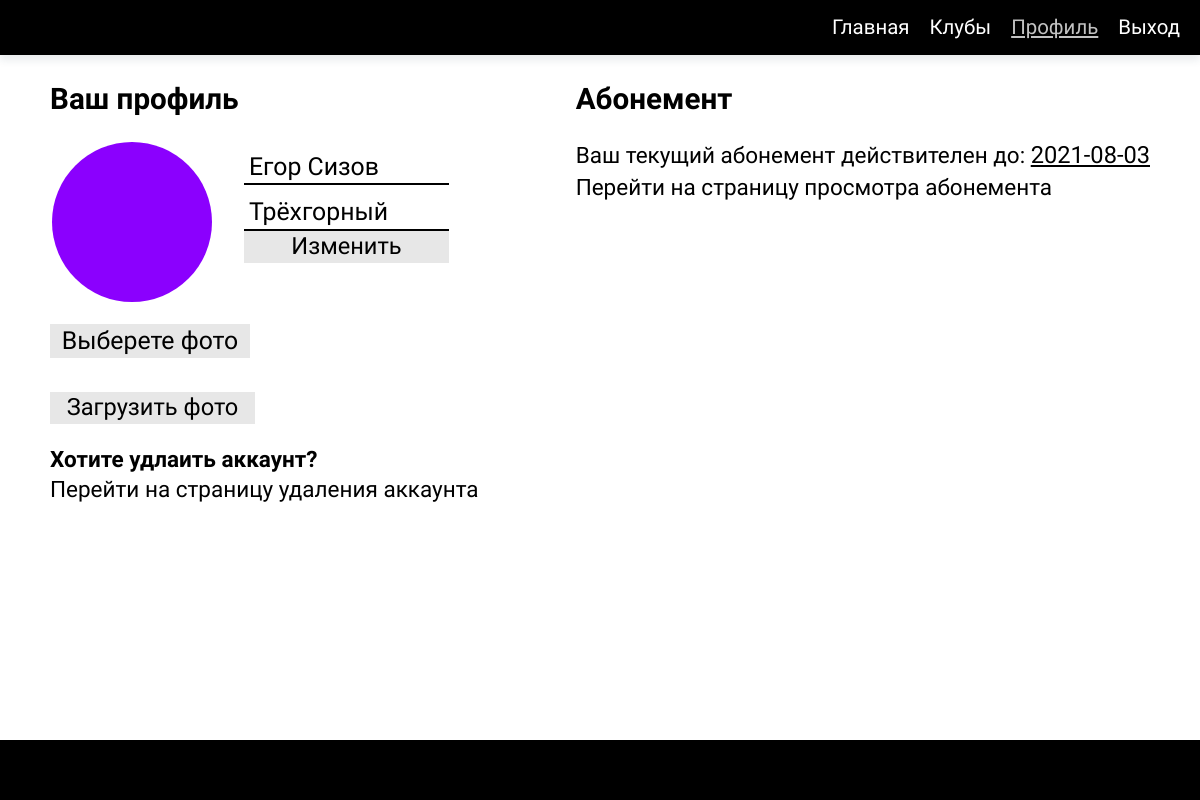
The page /profile (signed in) on the database as committed earlier.
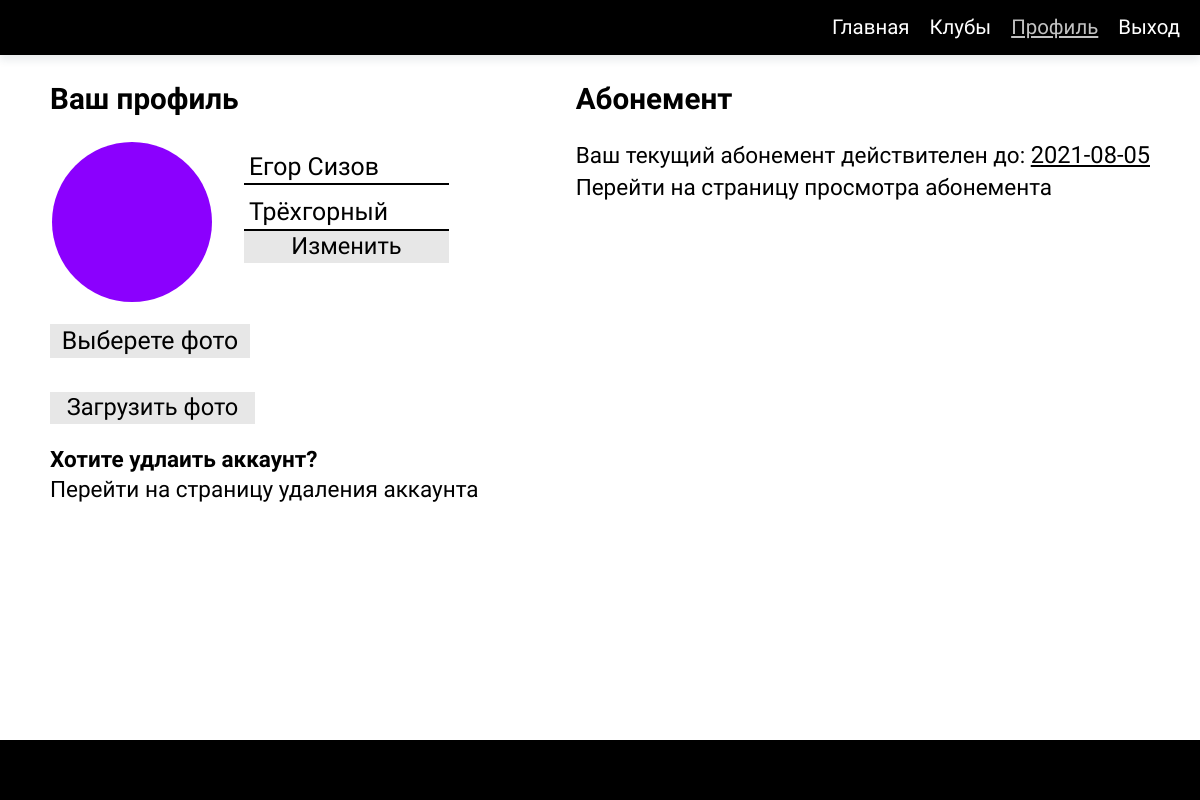
The same page on the database as committed later.
### app.py (models this page shows)
class Profiles(db.Model):
    id = db.Column(db.Integer, primary_key=True)
    name = db.Column(db.String(54), nullable=False)
    age = db.Column(db.Integer, nullable=False)
    city = db.Column(db.String(90), nullable=False)
    ticket_id = db.Column(db.Integer, nullable=True, unique=True)
    user_id = db.Column(db.Integer, db.ForeignKey("users.id", ondelete='CASCADE'), nullable=False, unique=True)
    image = db.Column(db.Text, nullable = True, default='./static/img/upload_profile/default.jpg')
    child = db.relationship('Ticket', backref="parent", passive_deletes=True)

class Ticket(db.Model):
    ticket_id = db.Column(db.Integer, db.ForeignKey("profiles.ticket_id", ondelete='CASCADE'), primary_key=True)
    date_start = db.Column(db.DateTime, default=datetime.now())
    date_end = db.Column(db.DateTime, default=datetime.utcnow() + timedelta(days= 30))
    club_id = db.Column(db.Integer, db.ForeignKey("clubs.id"), nullable=False)

### app.py (the view, shortened to what this page needs)
@app.route('/profile', methods=["POST", "GET"])
def profile():
    base = create_engine('sqlite:///base.db').raw_connection()
    cursor = base.cursor()
    sql = "SELECT * FROM profiles LEFT JOIN ticket on profiles.ticket_id = ticket.ticket_id WHERE id = " + str(current_user.id)
    cursor.execute(sql)
    data = cursor.fetchall()
    clubs = Clubs.query.all()
    end = Ticket.query.filter_by(ticket_id = current_user.id).first()
    if (end):
        end = end.date_end
        if (end.strftime("%Y%m%d") <= datetime.utcnow().strftime("%Y%m%d")):
            Ticket.query.filter_by(ticket_id = current_user.id).delete()
            Profiles.query.filter_by(id = current_user.id).update({Profiles.ticket_id: None})
            db.session.commit()
            return redirect(request.url)
    return render_template('profile.html', data = data, clubs=clubs)

### app.py (called while the page is built)
@event.listens_for(Engine, "connect")
def _set_sqlite_pragma(dbapi_connection, connection_record):
    if isinstance(dbapi_connection, SQLite3Connection):
        cursor = dbapi_connection.cursor()
        cursor.execute("PRAGMA foreign_keys=ON;")
        cursor.close()

@login_manager.user_loader
def load_user(user_id):
    return Users.query.get(user_id)

### templates/profile.html (shortened to what this page needs)
{% extends "index.html" %}
{% block content %}
<section class="profile">
    {% for item in data %}
    <div class='profile__left'>
        <h2 class="title">Ваш профиль</h2>
        <div class="profile__data">
                <img src="{{item[6]}}" alt="profile image" class="profile__image">
                <form action="{{ url_for('profile', form_id = 1) }}" method="POST" class="profile__form-data">
                    <label><input type='text' class="profile__item" value="{{item[1]}}" name='fullname'></label>
                    <label><input type="text" class="profile__item" value="{{item[3]}}" name='city'></label>
                    <input type="submit" value="Изменить" class='submit-input' name="edit">
                </form>
        </div>
        <div class="profile__update-image">
            <form action="{{ url_for('profile') }}" class="profile__form" method="POST" enctype='multipart/form-data'>
                <label class="profile__upload-label">
                    <span>Выберете фото</span>
                </label>
                <input type="submit" value="Загрузить фото" class='submit-input'>
            </form>
        </div>
        <div class="profile-delete">
            <h3>Хотите удлаить аккаунт?</h3>
            <a href=" {{url_for('delete')}} " class="link">Перейти на страницу удаления аккаунта</a>
        </div>
    </div>
    <div class="profile__right">
        <h2 class="title">Абонемент</h2>
        {% if not item[4] == current_user.id %}
        <h3>В данный момент у Вас нет абонемента</h3>
        <form action=" {{ url_for('profile', form_id = 2) }} " method="POST" class="profile__form">
            <label for="club">Выберите клуб</label>
                <select name="club-name" id="club" class="select">
                    {% for option in clubs %}
                        <option value=" {{ option.id }} "> {{ option.name }} // {{ option.address }}</option>
                    {% endfor %}
                </select>
            <input type="submit" value="Приобрести" name='buy' class="submit-input">
        </form>
        {% else %}
        <div class="profile__exist-ticket">
            <p class="text">Ваш текущий абонемент действителен до: <span class="text--decoration-underline">{{ item[9][:10] }}</span></p>
            <a href="{{url_for('ticket')}}" class="link">Перейти на страницу просмотра абонемента</a>
        </div>
        {% endif %}
    </div>
    {% endfor %}
</section>
{% endblock %}

Rows that differ between the two databases and show on the page:
changed through a linked row, Profiles "Егор Сизов": date_end "2021-08-03" → "2021-08-05"
